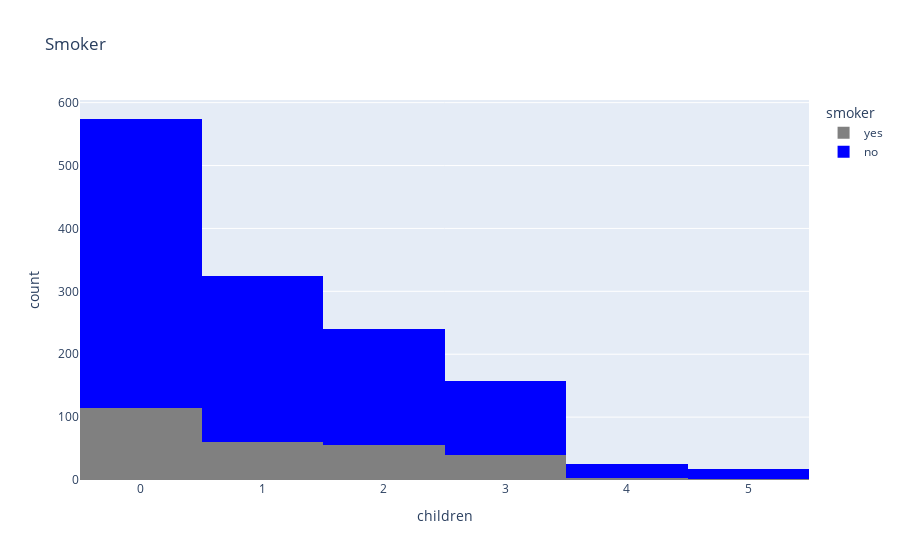

The code cell stored with this chart in its notebook:
### Code cell
px.histogram(medical_df, x='children', 
color='smoker', 
title='Smoker',
color_discrete_sequence=['grey', 'blue'])

### Figure 1 — Plotly figure (JSON) as saved in the notebook; plotly's stock layout.template omitted (floating-point values rounded to 4 significant figures; data arrays with more than 128 entries replaced by an {"elided": "..."} marker saying what was removed)
{"data": [{"alignmentgroup": "True", "bingroup": "x", "hovertemplate": "smoker=yes<br>children=%{x}<br>count=%{y}<extra></extra>", "legendgroup": "yes", "marker": {"color": "grey", "pattern": {"shape": ""}}, "name": "yes", "offsetgroup": "yes", "orientation": "v", "showlegend": true, "type": "histogram", "x": {"elided": "274 int values"}, "xaxis": "x", "yaxis": "y"}, {"alignmentgroup": "True", "bingroup": "x", "hovertemplate": "smoker=no<br>children=%{x}<br>count=%{y}<extra></extra>", "legendgroup": "no", "marker": {"color": "blue", "pattern": {"shape": ""}}, "name": "no", "offsetgroup": "no", "orientation": "v", "showlegend": true, "type": "histogram", "x": {"elided": "1064 int values"}, "xaxis": "x", "yaxis": "y"}], "layout": {"barmode": "relative", "legend": {"title": {"text": "smoker"}, "tracegroupgap": 0}, "title": {"text": "Smoker"}, "xaxis": {"anchor": "y", "domain": [0, 1], "title": {"text": "children"}}, "yaxis": {"anchor": "x", "domain": [0, 1], "title": {"text": "count"}}}}
